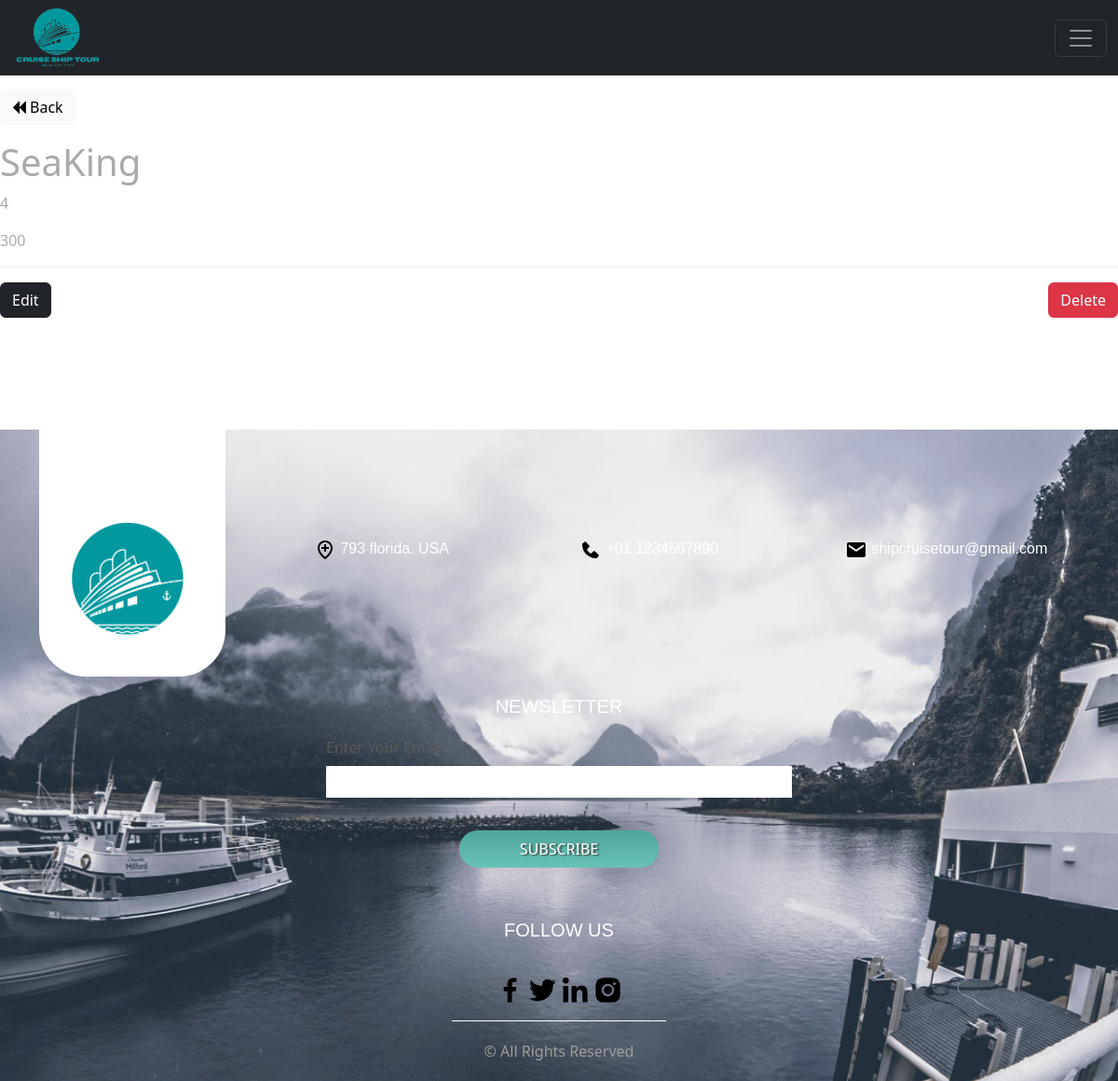
Screenshot of /ships/show/25 (signed in) with the database file from the repository.
### tables this page shows
CREATE TABLE `ships` (
  `id` int(2) NOT NULL,
  `nom` varchar(20) NOT NULL,
  `nombre_chambres` int(2) NOT NULL,
  `nombre_places` int(2) NOT NULL,
  `image` varchar(255) NOT NULL
);

### app/controllers/Ships.php (called while the page is built, shortened)
<?php
  class Ships extends Controller{
  protected $shipModel;
    public function __construct(){
      $this->shipModel = $this->model('Ship');
    }
    public function show($id){
      $ship = $this->shipModel->getShipById($id);
      $data = [
        'ship' => $ship
      ];
      $this->view('ships/show', $data);
    }
  }

### app/libraries/Core.php (called while the page is built, shortened)
<?php
  class Core {
    protected $currentMethod = 'index';
    public function __construct(){
      $url = $this->getUrl();
            if(file_exists('../app/controllers/'.ucwords($url[0]).'.php')){
        unset($url[0]);
      }
      $this->currentController = new $this->currentController;
      if(isset($url[1])){
        if(method_exists($this->currentController, $url[1])){
          $this->currentMethod = $url[1];
          unset($url[1]);
        }
      }
      $this->params = $url ? array_values($url) : [];
      call_user_func_array([$this->currentController, $this->currentMethod], $this->params);
    }
    public function getUrl(){
        if(isset($_GET['url'])){
          $url = rtrim($_GET['url'], '/');
          $url = filter_var($url, FILTER_SANITIZE_URL);
          $url = explode('/', $url);
          return $url;
        }
    }
  }

### public/index.php (called while the page is built, shortened)
<?php
  $init = new Core;

### app/libraries/Database.php (called while the page is built, shortened)
<?php
class Database {
	private $host = DB_HOST;
	private $user = DB_USER;
	private $pass = DB_PASS;
	private $dbname = DB_NAME;
	private $dbh;
	private $stmt;
	public function __construct() {
		$dsn = 'mysql:host=' . $this->host . ';dbname=' . $this->dbname;
		$options = array (
			PDO::ATTR_PERSISTENT => true,
			PDO::ATTR_ERRMODE => PDO::ERRMODE_EXCEPTION
		);
		try {
			$this->dbh = new PDO ($dsn, $this->user, $this->pass, $options);
		}
		catch ( PDOException $e ) {
			$this->error = $e->getMessage();
		}
	}
	public function query($query) {
		 $this->stmt = $this->dbh->prepare($query);
	}
	public function bind($param, $value, $type = null) {
		if (is_null ($type)) {
			switch (true) {
				default :
					$type = PDO::PARAM_STR;
			}
		}
		$this->stmt->bindValue($param, $value, $type);
	}
	public function execute(){
		return $this->stmt->execute();
	}
	public function single(){
		$this->execute();
		return $this->stmt->fetch(PDO::FETCH_OBJ);
	}
}

### app/models/Ship.php (called while the page is built, shortened)
<?php
  class Ship {
    private $db;
    public function __construct(){
      $this->db = new Database;
    }
    public function getShipById($id){
      $this->db->query('SELECT * FROM ships WHERE id = :id');
      $this->db->bind(':id', $id);
      $row = $this->db->single();
      return $row;
    }
  }

### app/views/ships/show.php (the view)
<?php require APPROOT . '/views/inc/header.php'; ?>
<div class="show showShip" >
  <a href="<?php echo URLROOT; ?>/ships" class="btn btn-light mb-3"><i class="fa fa-backward" aria-hidden="true"></i> Back</a>
  <br>
  <?php
  if($_SESSION['user_id']) : ?>
  <h1><?= $data['ship']->nom; ?></h1>
  <p><?= $data['ship']->nombre_places; ?></p>
  <p><?= $data['ship']->nombre_chambres; ?></p>
    <hr>
    <a class="btn btn-dark" href="<?= URLROOT; ?>/ships/edit/<?= $data['ship']->id; ?>">Edit</a>
    <form class="pull-right" action="<?= URLROOT; ?>/ships/delete/<?= $data['ship']->id; ?>" method="post">
      <input type="submit" class="btn btn-danger" value="Delete">
    </form>
  <?php endif; ?>
  </div>
<?php require APPROOT . '/views/inc/footer.php'; ?>

### public/css/style.css (style rules this page uses)
body { overflow-x: hidden; }
body:not(.light) { background: #ffffff; color: rgb(0, 0, 0); }
.show { color: #000000 !important; }
.showShip { margin-top: 8%; margin-bottom: 10%; color: #aaa !important; }
a { text-decoration: none !important; color: #d8e8f5; font-family: Arial, Helvetica, sans-serif; }

### rows the page displays
ships: nom "SeaKing", nombre_places "4", nombre_chambres "300"
